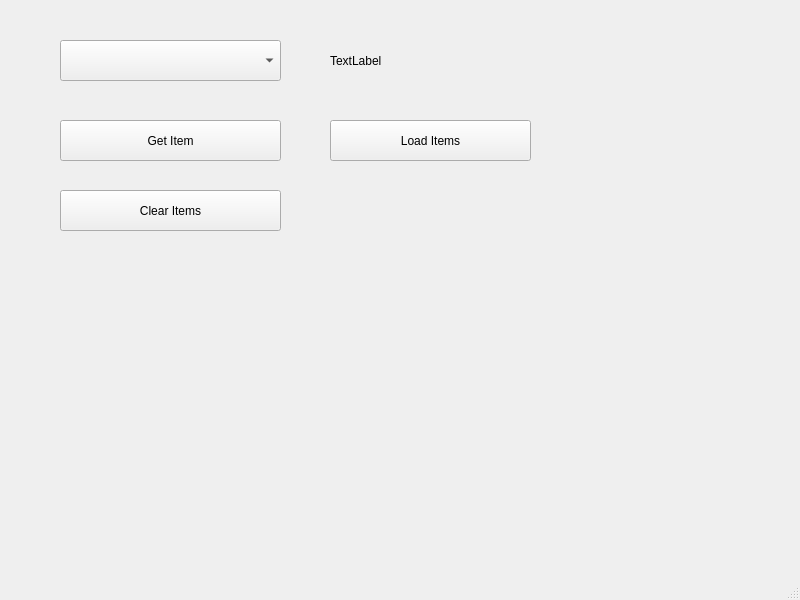
<?xml version="1.0" encoding="UTF-8"?>
<ui version="4.0">
 <class>MainWindow</class>
 <widget class="QMainWindow" name="MainWindow">
  <property name="geometry">
   <rect>
    <x>0</x>
    <y>0</y>
    <width>800</width>
    <height>600</height>
   </rect>
  </property>
  <property name="windowTitle">
   <string>MainWindow</string>
  </property>
  <widget class="QWidget" name="centralwidget">
   <widget class="QComboBox" name="cbSehirler">
    <property name="geometry">
     <rect>
      <x>60</x>
      <y>40</y>
      <width>221</width>
      <height>41</height>
     </rect>
    </property>
   </widget>
   <widget class="QLabel" name="lblResult">
    <property name="geometry">
     <rect>
      <x>330</x>
      <y>40</y>
      <width>201</width>
      <height>41</height>
     </rect>
    </property>
    <property name="text">
     <string>TextLabel</string>
    </property>
   </widget>
   <widget class="QPushButton" name="btnGetItem">
    <property name="geometry">
     <rect>
      <x>60</x>
      <y>120</y>
      <width>221</width>
      <height>41</height>
     </rect>
    </property>
    <property name="text">
     <string>Get Item</string>
    </property>
   </widget>
   <widget class="QPushButton" name="btnLoadItems">
    <property name="geometry">
     <rect>
      <x>330</x>
      <y>120</y>
      <width>201</width>
      <height>41</height>
     </rect>
    </property>
    <property name="text">
     <string>Load Items</string>
    </property>
   </widget>
   <widget class="QPushButton" name="btnClear">
    <property name="geometry">
     <rect>
      <x>60</x>
      <y>190</y>
      <width>221</width>
      <height>41</height>
     </rect>
    </property>
    <property name="text">
     <string>Clear Items</string>
    </property>
   </widget>
  </widget>
  <widget class="QMenuBar" name="menubar">
   <property name="geometry">
    <rect>
     <x>0</x>
     <y>0</y>
     <width>800</width>
     <height>26</height>
    </rect>
   </property>
  </widget>
  <widget class="QStatusBar" name="statusbar"/>
 </widget>
 <resources/>
 <connections/>
</ui>
